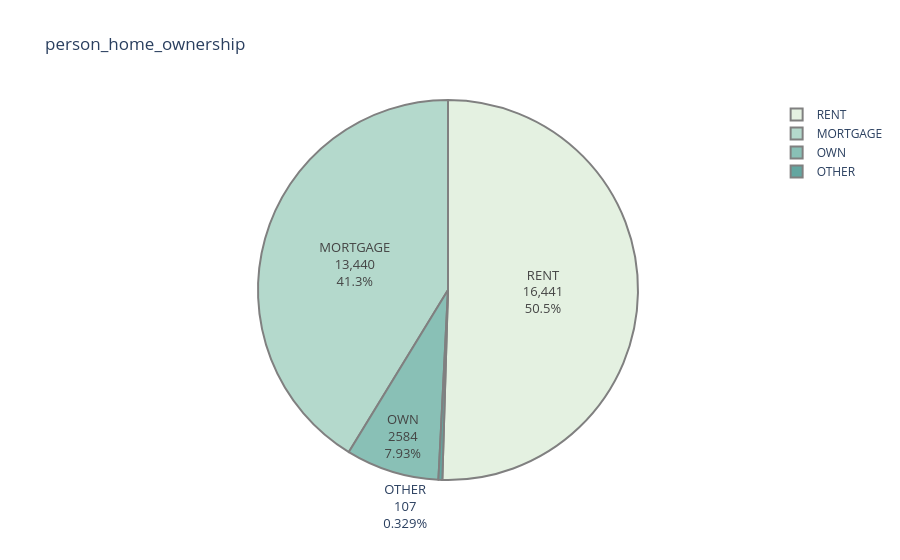

Notebook code cell kept with this figure:
### Markdown cell above
## Home ownership

### Code cell
level_counts=df.person_home_ownership.value_counts()
fig=px.pie(values=level_counts.values,
          names=level_counts.index,
          color_discrete_sequence=px.colors.sequential.Mint,
          title= 'person_home_ownership'
          )
fig.update_traces(textinfo='label+percent+value', textfont_size=13,
                  marker=dict(line=dict(color='#102000', width=0.2)))

fig.data[0].marker.line.width = 2
fig.data[0].marker.line.color='gray'
fig.show()

### Figure 1 — Plotly figure (JSON) as saved in the notebook; plotly's stock layout.template omitted (floating-point values rounded to 4 significant figures)
{"data": [{"domain": {"x": [0, 1], "y": [0, 1]}, "hovertemplate": "label=%{label}<br>value=%{value}<extra></extra>", "labels": ["RENT", "MORTGAGE", "OWN", "OTHER"], "legendgroup": "", "marker": {"line": {"color": "gray", "width": 2}}, "name": "", "showlegend": true, "textfont": {"size": 13}, "textinfo": "label+percent+value", "type": "pie", "values": [16441, 13440, 2584, 107]}], "layout": {"legend": {"tracegroupgap": 0}, "piecolorway": ["rgb(228, 241, 225)", "rgb(180, 217, 204)", "rgb(137, 192, 182)", "rgb(99, 166, 160)", "rgb(68, 140, 138)", "rgb(40, 114, 116)", "rgb(13, 88, 95)"], "title": {"text": "person_home_ownership"}}}
